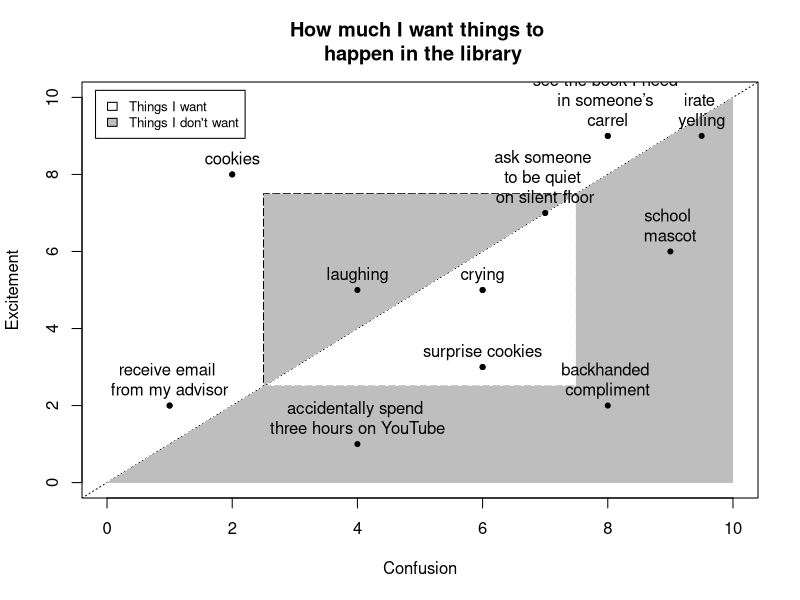

This chart was generated by the following R code:
############################################
############################################
#
# This is a silly script where I was
# practicing creating plots from scratch
# so I could better understand the functions
# and problems when customizing plots.
#
# Author: Phillip Weirich
# Date: 5 March 2018
#
############################################
############################################

event=c("cookies",
        "surprise cookies",
        "crying",
        "irate \nyelling",
        "laughing",
        "school \nmascot",
        "backhanded \ncompliment")
excitement=c(8,3,5,9,5,6,2)
confusion=c(2,6,6,9.5,4,9,8)

df <- data.frame(confusion,excitement)
rownames(df) <- paste0(event)

df = rbind(df, "receive email \nfrom my advisor" = c(1, 2))  # adding another observation
df = rbind(df, "accidentally spend \nthree hours on YouTube" = c(4, 1))
df = rbind(df, "ask someone \nto be quiet \non silent floor" = c(7, 7))
df = rbind(df, "see the book I need \nin someone’s \ncarrel" = c(8, 9))

plot( df$excitement~df$confusion, xlim = c(0, 10), xlab = 'Confusion', ylim = c(0,10),
     ylab = 'Excitement', main = 'How much I want things to \n happen in the library',
     data = df,pch=20)
abline(0,1,lty=3)
rect(2.5, 2.5, 7.5, 7.5,lty=5)
polygon(x=c(2.5,2.5,7.5), y=c(2.5,7.5,7.5), col="gray",border = NA)
polygon(x=c(0,2.5,7.5,7.5,10,10),y=c(0,2.5,2.5,7.5,10,0),col="gray",border=NA)

points(df$excitement~df$confusion, pch=20)
with(df, text(df$excitement~df$confusion, labels = row.names(df), pos = 3))

legend("topleft", inset=.02,
       c("Things I want","Things I don't want"),
       fill=c("white","gray"), horiz=0, cex=0.8)
